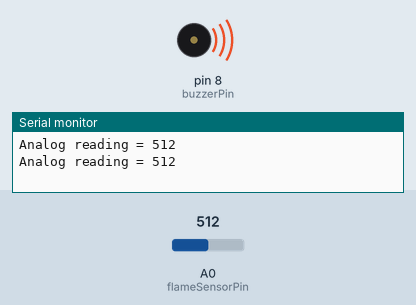
A sketch run on a simulated Arduino Uno, built with avr-gcc and run on an emulated ATmega328P. Shown: buzzer (waves = sounding, pin HIGH), the last lines printed to the serial monitor. Inputs (shaded band) come from the test bench; at power-on: A0 (flameSensorPin) = 512.

Above: at 1.8 s.
1.9 s: A0 (flameSensorPin) set to 889
3.4 s: A0 (flameSensorPin) set to 918
At 4.7 s:
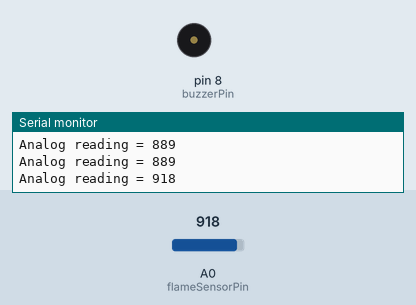
5.5 s: A0 (flameSensorPin) set to 890
At 7.2 s:
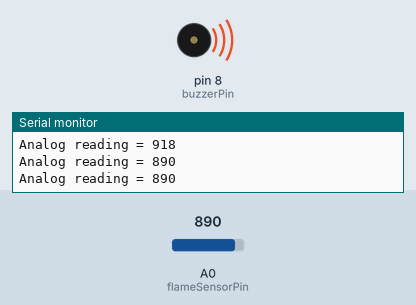
7.5 s: A0 (flameSensorPin) set to 900
At 9.0 s:
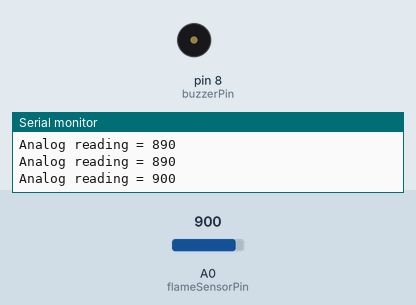
Timing chart, 0 to 10.5 s (numbered marks = the images above; inputs shaded):
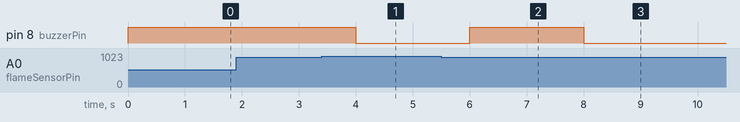

Measured:
- the behaviour switches between 899 and 900 on A0 (flameSensorPin) (found by bisection; images 0 and 1)
- after the input at 3.4 s, pin 8 (buzzerPin): HIGH → LOW after 0.60 s
- after the input at 5.5 s, pin 8 (buzzerPin): LOW → HIGH after 0.50 s
- after the input at 7.5 s, pin 8 (buzzerPin): HIGH → LOW after 0.50 s

The sketch:

alev.ino
```cpp
int flameSensorPin = A0;
int flameSensorReading;
int buzzerPin = 8;

void setup(void) {
  Serial.begin(9600);
  pinMode(buzzerPin, OUTPUT);
}

void loop(void) {
  flameSensorReading = analogRead(flameSensorPin);

  // Eşik değeri sensör okumasını sınırlamak için kullanılıyor
  // Gün ışığında problem çıkarsa eşik değerini düşürmeyi unutmayalıım.
  int threshold = 900;  // Bu değeri ihtiyaca göre ayarlayabilirsiniz

  if (flameSensorReading < threshold) {
    digitalWrite(buzzerPin, HIGH);
  } else {
    digitalWrite(buzzerPin, LOW);
  }

  Serial.print("Analog reading = ");
  Serial.println(flameSensorReading);

  delay(1000);
}
```
